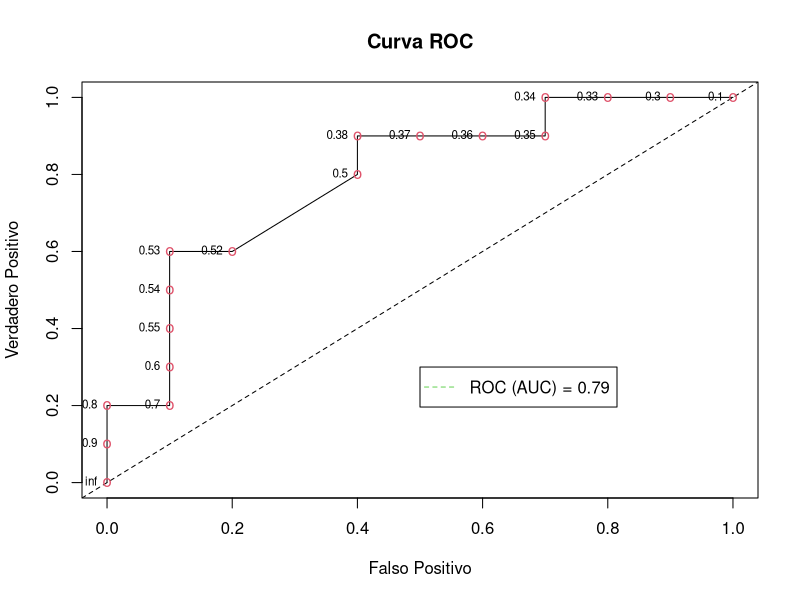
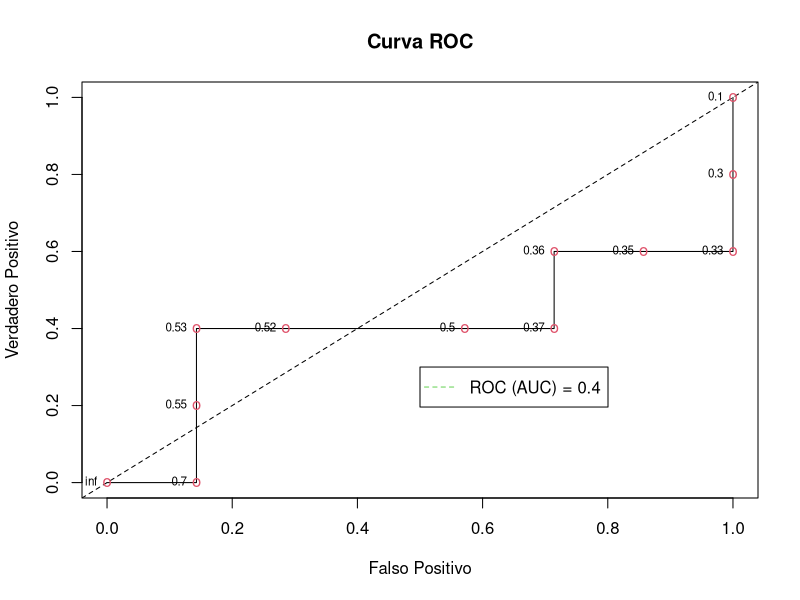
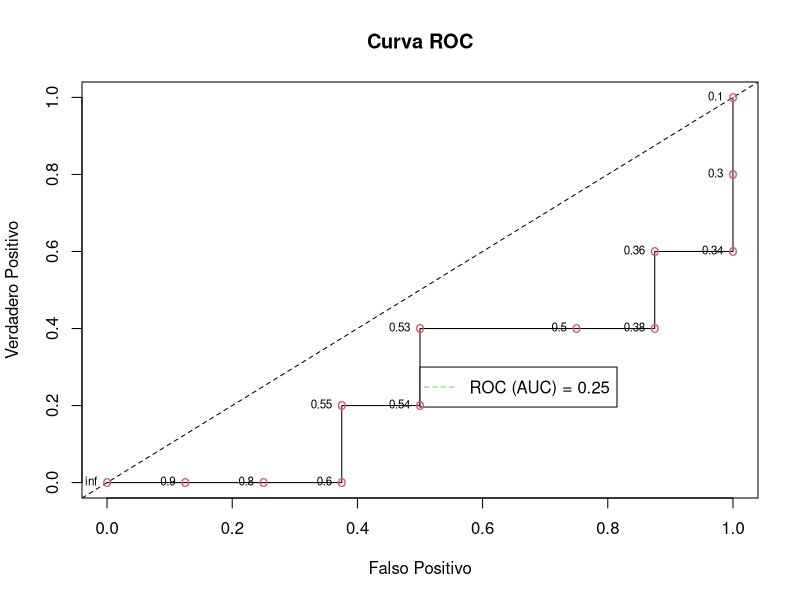

The R source for these figures, in order:
## ---- chunk 1
library("zoo")
## ---- chunk 2
real = c(2, 2, 1, 2, 2, 2, 2, 1, 2, 1, 2, 1, 2, 1, 1, 1, 2, 1, 1, 1)
scores = c(0.9, 0.8, 0.7, 0.6, 0.55, 0.54, 0.53, 0.52, 0.5, 0.5, 0.5, 0.5, 0.38, 0.37, 0.36, 0.35, 0.34, 0.33, 0.30, 0.1)
target = 2


real2 = c(2, 2, 1, 2, 3, 2, 3, 1, 2, 1, 2, 1, 2, 1, 3, 1, 2, 1, 3, 3)
scores2 =c(0.9, 0.8, 0.7, 0.6, 0.55, 0.54, 0.53, 0.52, 0.5, 0.5, 0.5, 0.5, 0.38, 0.37, 0.36, 0.35, 0.34, 0.33, 0.30, 0.1)
target2 = 3
## ---- chunk 3
graphics <- function(scores, real, target){
  ToX <- as.numeric()
  ToY <- as.numeric()
  PrevScore <- 99999999999999999999
  i <- 1
  area <-0
  PosVal <- NegVal <- 0
  PrevPosVal <- PrevNegVal <- 0
  Pos.Len <- length(real[real %in% target])
  Neg.Len <- length(real) - Pos.Len
  while (i <= length(scores)){
    if(scores[i] != PrevScore){
      ToX <- append(ToX, PosVal / Pos.Len)
      ToY <- append(ToY, NegVal / Neg.Len)
      PrevScore <- scores[i]
      PrevPosVal <- PosVal
      PrevNegVal <- NegVal
    }
    if (real[i] == target){
      PosVal <- PosVal + 1
    }else{
      NegVal <- NegVal + 1
    }
    i <- i+1  
  }
  # The last point ins't ploted, this lines below are necessary
  ToY <- append(ToY, 1)
  ToX <- append(ToX, 1)
  auc <- sum(diff(ToY)*rollmean(ToX,2)) # To calculate the AUC of the ROC curve
  plot(ToY, ToX, xlim=c(0, 1), ylim=c(0, 1), type = "l", main = "Curva ROC", xlab = "Falso Positivo", ylab = "Verdadero Positivo")
  legend(0.5,0.3, paste("ROC (AUC) =", auc), col = c(3), lty = c(2), pch = c(NA))  
  abline(0,1, lty = 2)
  points(ToY, ToX, col = 2, pch = "o") 
  lab <- c("inf")
  lab <- append(lab,sort(unique(scores), decreasing = T))
  text(ToY, ToX, labels=lab, cex= 0.7, pos = 2)
}  


generate_ROC <- function(scores, real, target){
  # Generate ROC curve
  ## In number of classes is less-equal than 2
  if (length(unique(real)) <= 2){
    # just 4 2 classes
    scores.real <- data.frame(scores,real)
    scores.real <- scores.real[with(scores.real, order(-scores)),]
    graphics(scores.real$scores, scores.real$real, target)   
  }else{
  ## #classes greater than 2
    all.classes <- unique(real)
    all.classes <- all.classes[-target]
    i <- 1
    while (i <= length(all.classes)) {
      scores.real <- data.frame(scores,real)       
      scores.real <- scores.real[!scores.real$real == all.classes[i],]
      scores.real <- scores.real[with(scores.real, order(-scores)),]
      graphics(scores.real$scores, scores.real$real, target)
      i <- i+1
    }
  } 
}
    


## ---- chunk 4
generate_ROC(scores, real, target)
generate_ROC(scores2, real2, target2)

